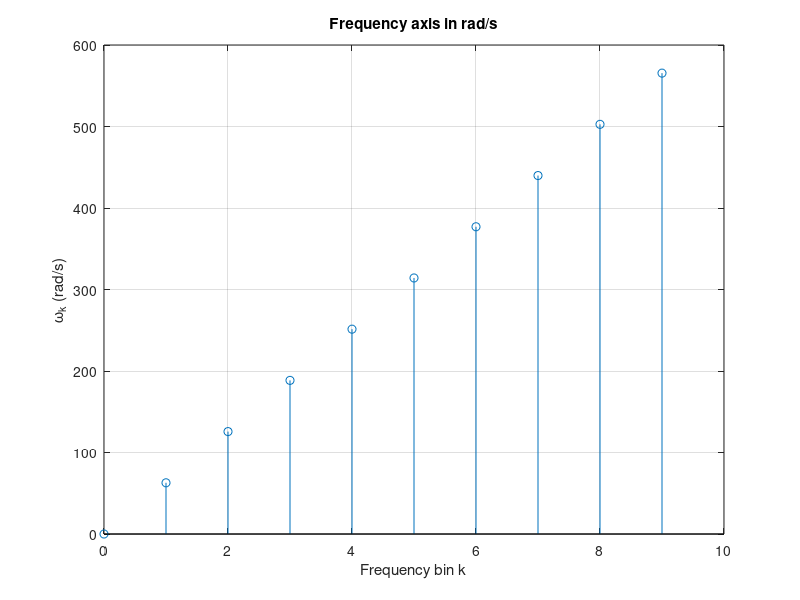

Here is the MATLAB script that generated this plot:
% DTF(Discrete Time Fourier) converts a signal from the time domain into the frequency domain.
% This allows us to see which frequencies are present in the signal and with what amplitudes.
% The inverse DFT (iDFT), which reconstructs the time signal from the frequency domain
% Frequency Axis - Task 1.1

% Parameters
N = 10;          % Number of samples
fs = 100;          % Sampling frequency in Hz
Ts = 1/fs;         % Sampling period in seconds
T = N * Ts;        % Total duration of the signal in seconds

% Frequency axis in rad/s
k = 0:N-1;         % Frequency bins
omega = (2 * pi / T) * k;  % Frequency axis in rad/s

% Display results
disp('Frequency axis in rad/s:');
disp(omega);

% Plot the frequency axis for visualization
figure;
stem(k, omega);
xlabel('Frequency bin k');
ylabel('\omega_k (rad/s)');
title('Frequency axis in rad/s');
grid on;